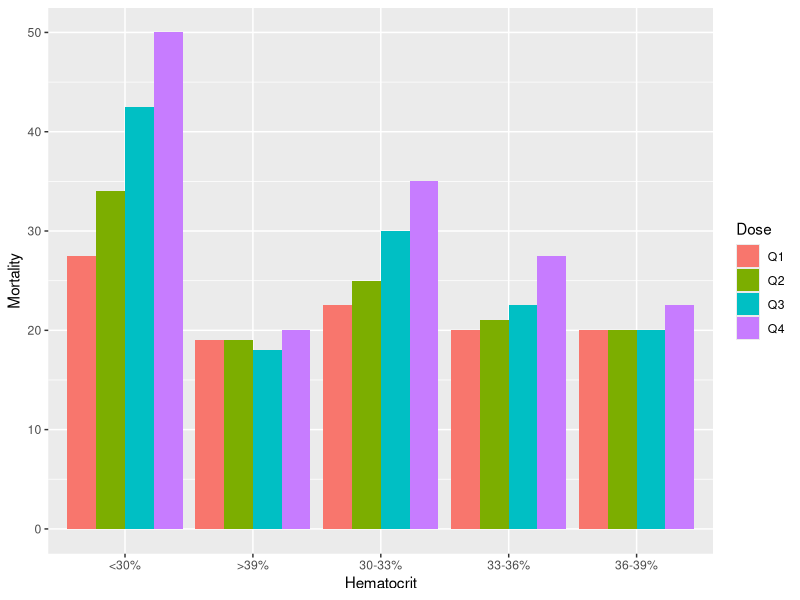

Recreate this plot in R.
## ---- chunk 1
library(tidyverse)

data <- read_csv("BadGraphData.csv")

## ---- chunk 2
library(ggplot2)

ggplot(data = data)+
  geom_bar(mapping = aes(x = Hematocrit, y = Mortality, fill = Dose), position = "dodge", stat = "identity")

